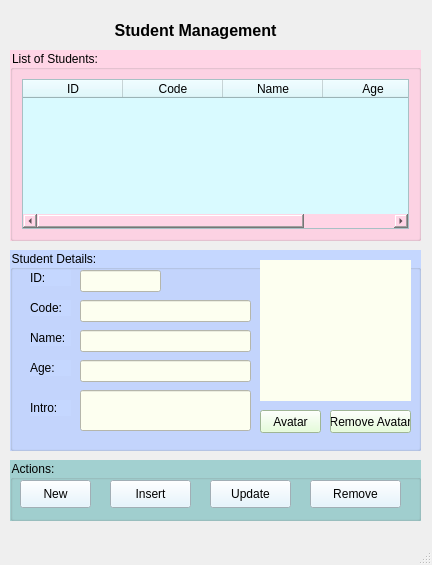
<?xml version="1.0" encoding="UTF-8"?>
<ui version="4.0">
 <class>MainWindow</class>
 <widget class="QMainWindow" name="MainWindow">
  <property name="geometry">
   <rect>
    <x>0</x>
    <y>0</y>
    <width>432</width>
    <height>565</height>
   </rect>
  </property>
  <property name="windowTitle">
   <string>Nguyễn Thùy Mỹ Linh - Student Management - MainWindow.ui</string>
  </property>
  <property name="windowIcon">
   <iconset>
    <normaloff>images/ic_logo.jpg</normaloff>images/ic_logo.jpg</iconset>
  </property>
  <widget class="QWidget" name="centralwidget">
   <widget class="QGroupBox" name="groupBox">
    <property name="geometry">
     <rect>
      <x>10</x>
      <y>460</y>
      <width>411</width>
      <height>61</height>
     </rect>
    </property>
    <property name="styleSheet">
     <string notr="true">background-color: rgb(236, 255, 199);
background-color: rgb(162, 208, 208);</string>
    </property>
    <property name="title">
     <string>Actions:</string>
    </property>
    <widget class="QPushButton" name="pushButtonRemove_2">
     <property name="geometry">
      <rect>
       <x>300</x>
       <y>20</y>
       <width>91</width>
       <height>28</height>
      </rect>
     </property>
     <property name="styleSheet">
      <string notr="true">background-color: rgb(225, 243, 254);</string>
     </property>
     <property name="text">
      <string>Remove</string>
     </property>
     <property name="icon">
      <iconset>
       <normaloff>images/ic_delete.png</normaloff>images/ic_delete.png</iconset>
     </property>
     <property name="iconSize">
      <size>
       <width>24</width>
       <height>24</height>
      </size>
     </property>
    </widget>
    <widget class="QPushButton" name="pushButtonInsert_2">
     <property name="geometry">
      <rect>
       <x>100</x>
       <y>20</y>
       <width>81</width>
       <height>28</height>
      </rect>
     </property>
     <property name="styleSheet">
      <string notr="true">background-color: rgb(225, 243, 254);</string>
     </property>
     <property name="text">
      <string>Insert</string>
     </property>
     <property name="icon">
      <iconset>
       <normaloff>images/ic_save.png</normaloff>images/ic_save.png</iconset>
     </property>
     <property name="iconSize">
      <size>
       <width>24</width>
       <height>24</height>
      </size>
     </property>
    </widget>
    <widget class="QPushButton" name="pushButtonNew_2">
     <property name="geometry">
      <rect>
       <x>10</x>
       <y>20</y>
       <width>71</width>
       <height>28</height>
      </rect>
     </property>
     <property name="styleSheet">
      <string notr="true">background-color: rgb(225, 243, 254);</string>
     </property>
     <property name="text">
      <string>New</string>
     </property>
     <property name="icon">
      <iconset>
       <normaloff>images/ic_new.png</normaloff>images/ic_new.png</iconset>
     </property>
     <property name="iconSize">
      <size>
       <width>24</width>
       <height>24</height>
      </size>
     </property>
    </widget>
    <widget class="QPushButton" name="pushButtonUpdate_2">
     <property name="geometry">
      <rect>
       <x>200</x>
       <y>20</y>
       <width>81</width>
       <height>28</height>
      </rect>
     </property>
     <property name="styleSheet">
      <string notr="true">background-color: rgb(225, 243, 254);</string>
     </property>
     <property name="text">
      <string>Update</string>
     </property>
     <property name="icon">
      <iconset>
       <normaloff>images/ic_update.png</normaloff>images/ic_update.png</iconset>
     </property>
     <property name="iconSize">
      <size>
       <width>24</width>
       <height>24</height>
      </size>
     </property>
    </widget>
   </widget>
   <widget class="QLabel" name="label">
    <property name="geometry">
     <rect>
      <x>10</x>
      <y>10</y>
      <width>371</width>
      <height>41</height>
     </rect>
    </property>
    <property name="font">
     <font>
      <pointsize>12</pointsize>
      <weight>75</weight>
      <bold>true</bold>
     </font>
    </property>
    <property name="text">
     <string>Student Management</string>
    </property>
    <property name="alignment">
     <set>Qt::AlignCenter</set>
    </property>
   </widget>
   <widget class="QGroupBox" name="groupBox_2">
    <property name="geometry">
     <rect>
      <x>10</x>
      <y>250</y>
      <width>411</width>
      <height>201</height>
     </rect>
    </property>
    <property name="styleSheet">
     <string notr="true">background-color: rgb(255, 201, 243);
background-color: rgb(197, 215, 255);</string>
    </property>
    <property name="title">
     <string>Student Details:</string>
    </property>
    <widget class="QLabel" name="label_7">
     <property name="geometry">
      <rect>
       <x>20</x>
       <y>110</y>
       <width>41</width>
       <height>16</height>
      </rect>
     </property>
     <property name="text">
      <string>Age:</string>
     </property>
    </widget>
    <widget class="QLabel" name="label_8">
     <property name="geometry">
      <rect>
       <x>20</x>
       <y>80</y>
       <width>41</width>
       <height>16</height>
      </rect>
     </property>
     <property name="text">
      <string>Name:</string>
     </property>
    </widget>
    <widget class="QLineEdit" name="lineEditName_2">
     <property name="geometry">
      <rect>
       <x>70</x>
       <y>80</y>
       <width>171</width>
       <height>22</height>
      </rect>
     </property>
     <property name="styleSheet">
      <string notr="true">background-color: rgb(253, 255, 240);</string>
     </property>
    </widget>
    <widget class="QLineEdit" name="lineEditAge_2">
     <property name="geometry">
      <rect>
       <x>70</x>
       <y>110</y>
       <width>171</width>
       <height>22</height>
      </rect>
     </property>
     <property name="styleSheet">
      <string notr="true">background-color: rgb(253, 255, 240);</string>
     </property>
    </widget>
    <widget class="QLabel" name="label_9">
     <property name="geometry">
      <rect>
       <x>20</x>
       <y>50</y>
       <width>41</width>
       <height>16</height>
      </rect>
     </property>
     <property name="text">
      <string>Code:</string>
     </property>
    </widget>
    <widget class="QLineEdit" name="lineEditCode_2">
     <property name="geometry">
      <rect>
       <x>70</x>
       <y>50</y>
       <width>171</width>
       <height>22</height>
      </rect>
     </property>
     <property name="styleSheet">
      <string notr="true">background-color: rgb(253, 255, 240);</string>
     </property>
    </widget>
    <widget class="QLabel" name="label_10">
     <property name="geometry">
      <rect>
       <x>20</x>
       <y>150</y>
       <width>41</width>
       <height>16</height>
      </rect>
     </property>
     <property name="text">
      <string>Intro:</string>
     </property>
    </widget>
    <widget class="QLineEdit" name="lineEditIntro_2">
     <property name="geometry">
      <rect>
       <x>70</x>
       <y>140</y>
       <width>171</width>
       <height>41</height>
      </rect>
     </property>
     <property name="styleSheet">
      <string notr="true">background-color: rgb(251, 255, 206);
background-color: rgb(253, 255, 240);</string>
     </property>
    </widget>
    <widget class="QLabel" name="labelAvatar_2">
     <property name="geometry">
      <rect>
       <x>250</x>
       <y>10</y>
       <width>151</width>
       <height>141</height>
      </rect>
     </property>
     <property name="styleSheet">
      <string notr="true">background-color: rgb(253, 255, 240);
border-color: rgb(85, 85, 0);</string>
     </property>
     <property name="text">
      <string/>
     </property>
     <property name="pixmap">
      <pixmap>images/ic_no_avatar.png</pixmap>
     </property>
     <property name="scaledContents">
      <bool>true</bool>
     </property>
    </widget>
    <widget class="QPushButton" name="pushButtonAvatar_2">
     <property name="geometry">
      <rect>
       <x>250</x>
       <y>160</y>
       <width>61</width>
       <height>23</height>
      </rect>
     </property>
     <property name="styleSheet">
      <string notr="true">background-color: rgb(170, 255, 127);
background-color: rgb(223, 255, 208);</string>
     </property>
     <property name="text">
      <string>Avatar</string>
     </property>
    </widget>
    <widget class="QLabel" name="label_11">
     <property name="geometry">
      <rect>
       <x>20</x>
       <y>20</y>
       <width>41</width>
       <height>16</height>
      </rect>
     </property>
     <property name="text">
      <string>ID:</string>
     </property>
    </widget>
    <widget class="QLineEdit" name="lineEditId_2">
     <property name="enabled">
      <bool>false</bool>
     </property>
     <property name="geometry">
      <rect>
       <x>70</x>
       <y>20</y>
       <width>81</width>
       <height>22</height>
      </rect>
     </property>
     <property name="styleSheet">
      <string notr="true">background-color: rgb(253, 255, 240);</string>
     </property>
     <property name="readOnly">
      <bool>true</bool>
     </property>
    </widget>
    <widget class="QPushButton" name="pushButtonRemoveAvatar_2">
     <property name="geometry">
      <rect>
       <x>320</x>
       <y>160</y>
       <width>81</width>
       <height>23</height>
      </rect>
     </property>
     <property name="styleSheet">
      <string notr="true">background-color: rgb(223, 255, 208);</string>
     </property>
     <property name="text">
      <string>Remove Avatar</string>
     </property>
    </widget>
   </widget>
   <widget class="QGroupBox" name="groupBox_3">
    <property name="geometry">
     <rect>
      <x>10</x>
      <y>50</y>
      <width>411</width>
      <height>191</height>
     </rect>
    </property>
    <property name="styleSheet">
     <string notr="true">background-color: rgb(251, 255, 206);
background-color: rgb(255, 213, 230);</string>
    </property>
    <property name="title">
     <string>List of Students:</string>
    </property>
    <layout class="QVBoxLayout" name="verticalLayout_2">
     <item>
      <widget class="QTableWidget" name="tableWidgetStudent_2">
       <property name="styleSheet">
        <string notr="true">background-color: rgb(217, 250, 255);</string>
       </property>
       <column>
        <property name="text">
         <string>ID</string>
        </property>
       </column>
       <column>
        <property name="text">
         <string>Code</string>
        </property>
       </column>
       <column>
        <property name="text">
         <string>Name</string>
        </property>
       </column>
       <column>
        <property name="text">
         <string>Age</string>
        </property>
       </column>
      </widget>
     </item>
    </layout>
   </widget>
  </widget>
  <widget class="QMenuBar" name="menubar">
   <property name="geometry">
    <rect>
     <x>0</x>
     <y>0</y>
     <width>432</width>
     <height>22</height>
    </rect>
   </property>
  </widget>
  <widget class="QStatusBar" name="statusbar"/>
 </widget>
 <resources/>
 <connections/>
</ui>
